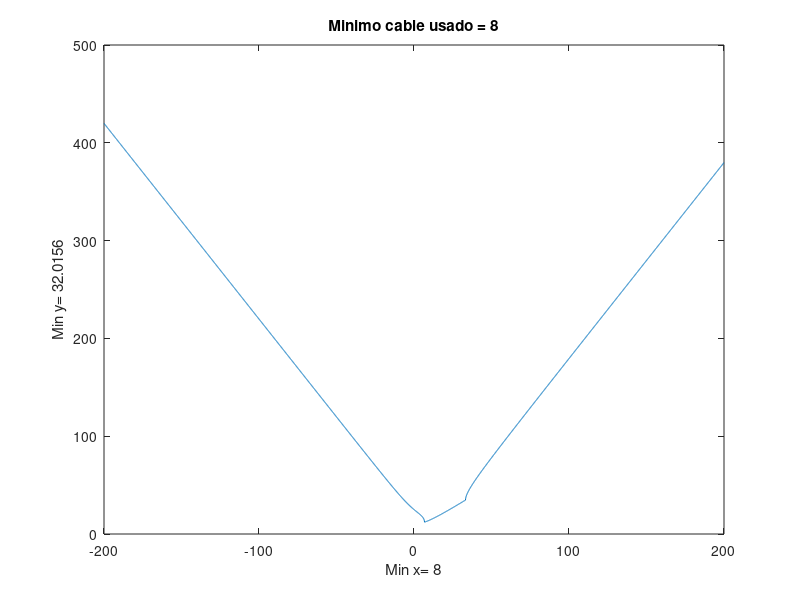

This chart was generated by the following MATLAB code:
% Title        :Funcion minimo de cable usado
% Description  :Script para graficar el minimo de cable usado
% Author       :Bryan Alejandro Martinez López, Oscar Eduardo Mendoza Alcantara, Gabriel Hernandez Cuadra 
% Date         :20211014
% Version      :1
% Usage        :octave> /path/
%              :octave>>ScriptPostes
%              :Requiere aplicacion octave para usar su linea de comandos 

% limpiar variable 
 clear 

% Minimo de cable
% Rango de -20.. 20 en i=1
 x= -200:0.1:200;

% Valor de la funcion 
 Lx= @(x) sqrt(10^2 + x.^2) + sqrt(15^2 + (20 - x)^2);

% Funcion a plotear  
 y= sqrt(10^2 + x.^2) + sqrt(15^2 - 40*x + x.^2);

% Funcion para determinar valor minimo
 rest= fminbnd(Lx,-20,20);

% Dibujar h,y 
 plot (x,y);

% Titulo 
 title(['Minimo cable usado = ' num2str(rest)]);

% Etiqueta para x
 xlabel(['Min x= ' num2str(rest)]);

% Etiqueta para y 
 ylabel(['Min y= ' num2str( Lx(rest) )]); 
